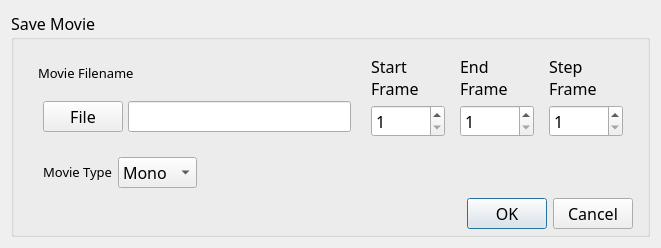
<?xml version="1.0" encoding="UTF-8"?>
<ui version="4.0">
 <class>SaveMovieDialog</class>
 <widget class="QDialog" name="SaveMovieDialog">
  <property name="geometry">
   <rect>
    <x>0</x>
    <y>0</y>
    <width>661</width>
    <height>211</height>
   </rect>
  </property>
  <property name="sizePolicy">
   <sizepolicy hsizetype="Expanding" vsizetype="Expanding">
    <horstretch>0</horstretch>
    <verstretch>0</verstretch>
   </sizepolicy>
  </property>
  <property name="font">
   <font>
    <family>MS Reference Sans Serif</family>
    <pointsize>12</pointsize>
   </font>
  </property>
  <property name="windowTitle">
   <string>Save Movie</string>
  </property>
  <layout class="QGridLayout" name="gridLayout">
   <item row="0" column="0">
    <widget class="QGroupBox" name="groupBox">
     <property name="sizePolicy">
      <sizepolicy hsizetype="Expanding" vsizetype="Expanding">
       <horstretch>0</horstretch>
       <verstretch>0</verstretch>
      </sizepolicy>
     </property>
     <property name="title">
      <string>Save Movie</string>
     </property>
     <layout class="QGridLayout" name="gridLayout_2">
      <property name="topMargin">
       <number>0</number>
      </property>
      <property name="bottomMargin">
       <number>0</number>
      </property>
      <item row="0" column="0">
       <layout class="QVBoxLayout">
        <property name="spacing">
         <number>5</number>
        </property>
        <property name="leftMargin">
         <number>5</number>
        </property>
        <property name="topMargin">
         <number>5</number>
        </property>
        <property name="rightMargin">
         <number>5</number>
        </property>
        <property name="bottomMargin">
         <number>5</number>
        </property>
        <item>
         <layout class="QHBoxLayout">
          <property name="spacing">
           <number>5</number>
          </property>
          <property name="leftMargin">
           <number>5</number>
          </property>
          <property name="topMargin">
           <number>5</number>
          </property>
          <property name="rightMargin">
           <number>5</number>
          </property>
          <property name="bottomMargin">
           <number>5</number>
          </property>
          <item>
           <layout class="QVBoxLayout">
            <property name="spacing">
             <number>5</number>
            </property>
            <property name="leftMargin">
             <number>5</number>
            </property>
            <property name="topMargin">
             <number>5</number>
            </property>
            <property name="rightMargin">
             <number>5</number>
            </property>
            <property name="bottomMargin">
             <number>5</number>
            </property>
            <item>
             <widget class="QLabel" name="label_3">
              <property name="text">
               <string>&lt;html&gt;&lt;head&gt;&lt;meta name=&quot;qrichtext&quot; content=&quot;1&quot; /&gt;&lt;style type=&quot;text/css&quot;&gt;
p, li { white-space: pre-wrap; }
&lt;/style&gt;&lt;/head&gt;&lt;body style=&quot; font-family:'MS Shell Dlg 2'; font-size:8.25pt; font-weight:400; font-style:normal;&quot;&gt;
&lt;p style=&quot; margin-top:0px; margin-bottom:0px; margin-left:0px; margin-right:0px; -qt-block-indent:0; text-indent:0px; font-size:8pt;&quot;&gt;&lt;span style=&quot; font-size:10pt;&quot;&gt;Movie Filename&lt;/span&gt;&lt;/p&gt;&lt;/body&gt;&lt;/html&gt;</string>
              </property>
             </widget>
            </item>
            <item>
             <layout class="QHBoxLayout">
              <property name="spacing">
               <number>5</number>
              </property>
              <property name="leftMargin">
               <number>5</number>
              </property>
              <property name="topMargin">
               <number>5</number>
              </property>
              <property name="rightMargin">
               <number>5</number>
              </property>
              <property name="bottomMargin">
               <number>5</number>
              </property>
              <item>
               <widget class="QPushButton" name="m_file">
                <property name="sizePolicy">
                 <sizepolicy hsizetype="Minimum" vsizetype="Preferred">
                  <horstretch>0</horstretch>
                  <verstretch>0</verstretch>
                 </sizepolicy>
                </property>
                <property name="toolTip">
                 <string>&lt;html&gt;&lt;head&gt;&lt;meta name=&quot;qrichtext&quot; content=&quot;1&quot; /&gt;&lt;style type=&quot;text/css&quot;&gt;
p, li { white-space: pre-wrap; }
&lt;/style&gt;&lt;/head&gt;&lt;body style=&quot; font-family:'MS Shell Dlg 2'; font-size:8.25pt; font-weight:400; font-style:normal;&quot;&gt;
&lt;p style=&quot; margin-top:0px; margin-bottom:0px; margin-left:0px; margin-right:0px; -qt-block-indent:0; text-indent:0px;&quot;&gt;Click to select movie file name.&lt;/p&gt;&lt;/body&gt;&lt;/html&gt;</string>
                </property>
                <property name="whatsThis">
                 <string>&lt;html&gt;&lt;head&gt;&lt;meta name=&quot;qrichtext&quot; content=&quot;1&quot; /&gt;&lt;style type=&quot;text/css&quot;&gt;
p, li { white-space: pre-wrap; }
&lt;/style&gt;&lt;/head&gt;&lt;body style=&quot; font-family:'MS Shell Dlg 2'; font-size:8.25pt; font-weight:400; font-style:normal;&quot;&gt;
&lt;p style=&quot; margin-top:0px; margin-bottom:0px; margin-left:0px; margin-right:0px; -qt-block-indent:0; text-indent:0px; font-size:8pt;&quot;&gt;Select movie file name.  Possible movie formats are -&lt;/p&gt;
&lt;p style=&quot; margin-top:0px; margin-bottom:0px; margin-left:0px; margin-right:0px; -qt-block-indent:0; text-indent:0px; font-size:8pt;&quot;&gt;WMV movies on windows&lt;/p&gt;
&lt;p style=&quot; margin-top:0px; margin-bottom:0px; margin-left:0px; margin-right:0px; -qt-block-indent:0; text-indent:0px; font-size:8pt;&quot;&gt;MOV movies on Mac&lt;/p&gt;
&lt;p style=&quot; margin-top:0px; margin-bottom:0px; margin-left:0px; margin-right:0px; -qt-block-indent:0; text-indent:0px; font-size:8pt;&quot;&gt;MPG movies on Linux&lt;/p&gt;&lt;/body&gt;&lt;/html&gt;</string>
                </property>
                <property name="text">
                 <string>File</string>
                </property>
               </widget>
              </item>
              <item>
               <widget class="QLineEdit" name="m_fileName">
                <property name="sizePolicy">
                 <sizepolicy hsizetype="MinimumExpanding" vsizetype="Preferred">
                  <horstretch>0</horstretch>
                  <verstretch>0</verstretch>
                 </sizepolicy>
                </property>
                <property name="toolTip">
                 <string>&lt;html&gt;&lt;head&gt;&lt;meta name=&quot;qrichtext&quot; content=&quot;1&quot; /&gt;&lt;style type=&quot;text/css&quot;&gt;
p, li { white-space: pre-wrap; }
&lt;/style&gt;&lt;/head&gt;&lt;body style=&quot; font-family:'MS Shell Dlg 2'; font-size:8.25pt; font-weight:400; font-style:normal;&quot;&gt;
&lt;p style=&quot; margin-top:0px; margin-bottom:0px; margin-left:0px; margin-right:0px; -qt-block-indent:0; text-indent:0px;&quot;&gt;Movie file name.&lt;/p&gt;&lt;/body&gt;&lt;/html&gt;</string>
                </property>
                <property name="whatsThis">
                 <string>&lt;html&gt;&lt;head&gt;&lt;meta name=&quot;qrichtext&quot; content=&quot;1&quot; /&gt;&lt;style type=&quot;text/css&quot;&gt;
p, li { white-space: pre-wrap; }
&lt;/style&gt;&lt;/head&gt;&lt;body style=&quot; font-family:'MS Shell Dlg 2'; font-size:8.25pt; font-weight:400; font-style:normal;&quot;&gt;
&lt;p style=&quot; margin-top:0px; margin-bottom:0px; margin-left:0px; margin-right:0px; -qt-block-indent:0; text-indent:0px;&quot;&gt;Select movie file name.  Possible movie formats are -&lt;/p&gt;
&lt;p style=&quot; margin-top:0px; margin-bottom:0px; margin-left:0px; margin-right:0px; -qt-block-indent:0; text-indent:0px; font-size:8pt;&quot;&gt;WMV movies on windows&lt;/p&gt;
&lt;p style=&quot; margin-top:0px; margin-bottom:0px; margin-left:0px; margin-right:0px; -qt-block-indent:0; text-indent:0px; font-size:8pt;&quot;&gt;MOV movies on Mac&lt;/p&gt;
&lt;p style=&quot; margin-top:0px; margin-bottom:0px; margin-left:0px; margin-right:0px; -qt-block-indent:0; text-indent:0px; font-size:8pt;&quot;&gt;MPG movies on Linux&lt;/p&gt;&lt;/body&gt;&lt;/html&gt;</string>
                </property>
               </widget>
              </item>
             </layout>
            </item>
           </layout>
          </item>
          <item>
           <layout class="QVBoxLayout">
            <property name="spacing">
             <number>5</number>
            </property>
            <property name="leftMargin">
             <number>5</number>
            </property>
            <property name="topMargin">
             <number>5</number>
            </property>
            <property name="rightMargin">
             <number>5</number>
            </property>
            <property name="bottomMargin">
             <number>5</number>
            </property>
            <item>
             <widget class="QLabel" name="label_4">
              <property name="text">
               <string>Start
Frame</string>
              </property>
             </widget>
            </item>
            <item>
             <widget class="QSpinBox" name="m_startFrame">
              <property name="toolTip">
               <string>&lt;html&gt;&lt;head&gt;&lt;meta name=&quot;qrichtext&quot; content=&quot;1&quot; /&gt;&lt;style type=&quot;text/css&quot;&gt;
p, li { white-space: pre-wrap; }
&lt;/style&gt;&lt;/head&gt;&lt;body style=&quot; font-family:'MS Shell Dlg 2'; font-size:8.25pt; font-weight:400; font-style:normal;&quot;&gt;
&lt;p style=&quot; margin-top:0px; margin-bottom:0px; margin-left:0px; margin-right:0px; -qt-block-indent:0; text-indent:0px;&quot;&gt;Start Frame Number&lt;/p&gt;&lt;/body&gt;&lt;/html&gt;</string>
              </property>
              <property name="minimum">
               <number>1</number>
              </property>
              <property name="maximum">
               <number>99999</number>
              </property>
             </widget>
            </item>
           </layout>
          </item>
          <item>
           <layout class="QVBoxLayout">
            <property name="spacing">
             <number>5</number>
            </property>
            <property name="leftMargin">
             <number>5</number>
            </property>
            <property name="topMargin">
             <number>5</number>
            </property>
            <property name="rightMargin">
             <number>5</number>
            </property>
            <property name="bottomMargin">
             <number>5</number>
            </property>
            <item>
             <widget class="QLabel" name="label_2">
              <property name="text">
               <string>End
Frame</string>
              </property>
             </widget>
            </item>
            <item>
             <widget class="QSpinBox" name="m_endFrame">
              <property name="toolTip">
               <string>&lt;html&gt;&lt;head&gt;&lt;meta name=&quot;qrichtext&quot; content=&quot;1&quot; /&gt;&lt;style type=&quot;text/css&quot;&gt;
p, li { white-space: pre-wrap; }
&lt;/style&gt;&lt;/head&gt;&lt;body style=&quot; font-family:'MS Shell Dlg 2'; font-size:8.25pt; font-weight:400; font-style:normal;&quot;&gt;
&lt;p style=&quot; margin-top:0px; margin-bottom:0px; margin-left:0px; margin-right:0px; -qt-block-indent:0; text-indent:0px;&quot;&gt;End Frame Number&lt;/p&gt;&lt;/body&gt;&lt;/html&gt;</string>
              </property>
              <property name="minimum">
               <number>1</number>
              </property>
              <property name="maximum">
               <number>99999</number>
              </property>
             </widget>
            </item>
           </layout>
          </item>
          <item>
           <layout class="QVBoxLayout">
            <property name="spacing">
             <number>5</number>
            </property>
            <property name="leftMargin">
             <number>5</number>
            </property>
            <property name="topMargin">
             <number>5</number>
            </property>
            <property name="rightMargin">
             <number>5</number>
            </property>
            <property name="bottomMargin">
             <number>5</number>
            </property>
            <item>
             <widget class="QLabel" name="label">
              <property name="text">
               <string>Step
Frame</string>
              </property>
             </widget>
            </item>
            <item>
             <widget class="QSpinBox" name="m_stepFrame">
              <property name="toolTip">
               <string>&lt;html&gt;&lt;head&gt;&lt;meta name=&quot;qrichtext&quot; content=&quot;1&quot; /&gt;&lt;style type=&quot;text/css&quot;&gt;
p, li { white-space: pre-wrap; }
&lt;/style&gt;&lt;/head&gt;&lt;body style=&quot; font-family:'MS Shell Dlg 2'; font-size:8.25pt; font-weight:400; font-style:normal;&quot;&gt;
&lt;p style=&quot; margin-top:0px; margin-bottom:0px; margin-left:0px; margin-right:0px; -qt-block-indent:0; text-indent:0px;&quot;&gt;Step Frames&lt;/p&gt;&lt;/body&gt;&lt;/html&gt;</string>
              </property>
              <property name="minimum">
               <number>1</number>
              </property>
              <property name="maximum">
               <number>99999</number>
              </property>
             </widget>
            </item>
           </layout>
          </item>
         </layout>
        </item>
        <item>
         <layout class="QHBoxLayout">
          <property name="spacing">
           <number>5</number>
          </property>
          <property name="leftMargin">
           <number>5</number>
          </property>
          <property name="topMargin">
           <number>5</number>
          </property>
          <property name="rightMargin">
           <number>5</number>
          </property>
          <property name="bottomMargin">
           <number>5</number>
          </property>
          <item>
           <widget class="QLabel" name="label_5">
            <property name="text">
             <string>&lt;html&gt;&lt;head&gt;&lt;meta name=&quot;qrichtext&quot; content=&quot;1&quot; /&gt;&lt;style type=&quot;text/css&quot;&gt;
p, li { white-space: pre-wrap; }
&lt;/style&gt;&lt;/head&gt;&lt;body style=&quot; font-family:'MS Shell Dlg 2'; font-size:8.25pt; font-weight:400; font-style:normal;&quot;&gt;
&lt;p style=&quot; margin-top:0px; margin-bottom:0px; margin-left:0px; margin-right:0px; -qt-block-indent:0; text-indent:0px; font-size:8pt;&quot;&gt;&lt;span style=&quot; font-size:10pt;&quot;&gt;   Movie Type&lt;/span&gt;&lt;/p&gt;&lt;/body&gt;&lt;/html&gt;</string>
            </property>
           </widget>
          </item>
          <item>
           <widget class="QComboBox" name="m_movieMode">
            <item>
             <property name="text">
              <string>Mono</string>
             </property>
            </item>
            <item>
             <property name="text">
              <string>Stereo</string>
             </property>
            </item>
           </widget>
          </item>
          <item>
           <spacer>
            <property name="orientation">
             <enum>Qt::Horizontal</enum>
            </property>
            <property name="sizeHint" stdset="0">
             <size>
              <width>40</width>
              <height>20</height>
             </size>
            </property>
           </spacer>
          </item>
         </layout>
        </item>
        <item>
         <widget class="QDialogButtonBox" name="buttonBox">
          <property name="orientation">
           <enum>Qt::Horizontal</enum>
          </property>
          <property name="standardButtons">
           <set>QDialogButtonBox::Cancel|QDialogButtonBox::Ok</set>
          </property>
         </widget>
        </item>
       </layout>
      </item>
     </layout>
    </widget>
   </item>
  </layout>
 </widget>
 <resources/>
 <connections>
  <connection>
   <sender>buttonBox</sender>
   <signal>accepted()</signal>
   <receiver>SaveMovieDialog</receiver>
   <slot>accept()</slot>
   <hints>
    <hint type="sourcelabel">
     <x>268</x>
     <y>109</y>
    </hint>
    <hint type="destinationlabel">
     <x>157</x>
     <y>139</y>
    </hint>
   </hints>
  </connection>
  <connection>
   <sender>buttonBox</sender>
   <signal>rejected()</signal>
   <receiver>SaveMovieDialog</receiver>
   <slot>reject()</slot>
   <hints>
    <hint type="sourcelabel">
     <x>336</x>
     <y>115</y>
    </hint>
    <hint type="destinationlabel">
     <x>286</x>
     <y>139</y>
    </hint>
   </hints>
  </connection>
 </connections>
</ui>
